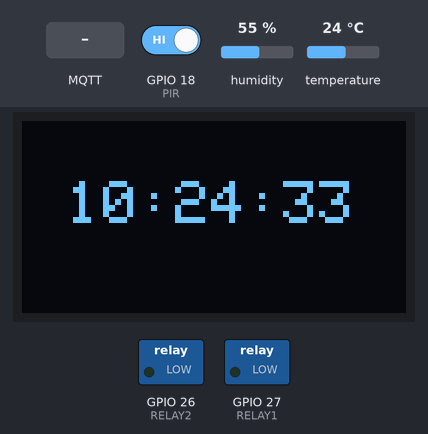
Recording of a program running on a simulated ESP32. On the bench: 128×64 one-colour display, switched loads named in the program (green lamp = pin HIGH). Inputs (shaded band) come from the test bench; at power-on: GPIO 18 (PIR) HIGH, humidity 55 %, temperature 24 °C. WiFi joins after 1.5 s; servers stay silent unless stated; the display library's start-up logo is not drawn; network time is answered at once with the bench clock; the local clock reads 2024-03-15 10:24:30 at power-on unless the program sets it; random numbers use the default seed unless the program sets one; no MQTT or app messages arrive unless stated; what the program prints to the serial monitor is not drawn. At 13.9 s the program puts the board to deep sleep or switches it off; the recording ends there.

Above: at 3.7 s.
3.8 s: MQTT message "1" arrives on the first subscribed topic
At 4.9 s:
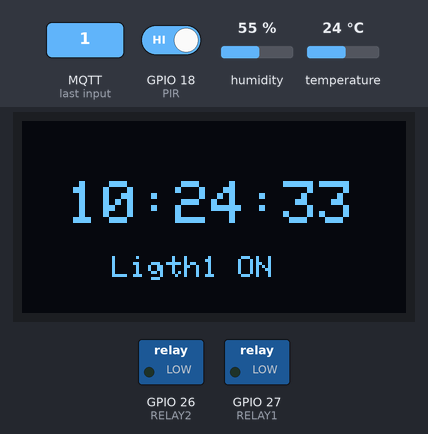
9.8 s: MQTT message "0" arrives on the first subscribed topic
At 10.6 s:
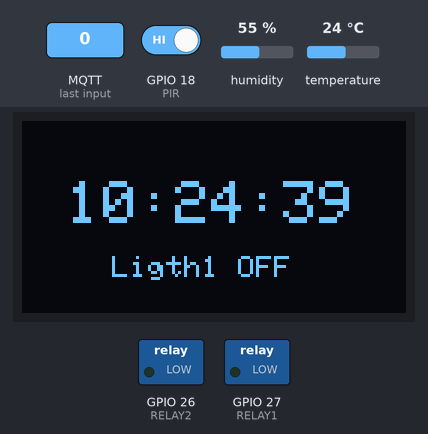
12.3 s: MQTT message "4" arrives on the first subscribed topic
At 13.1 s:
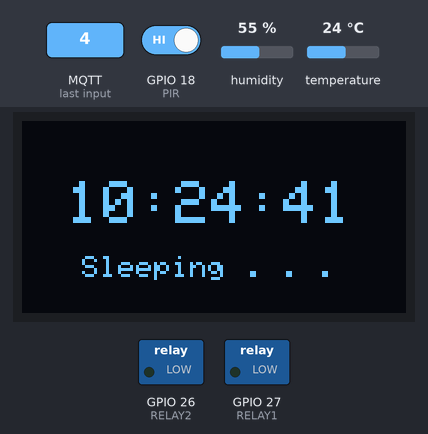
Timing chart, 0 to 13.9 s (numbered marks = the images above; inputs shaded):
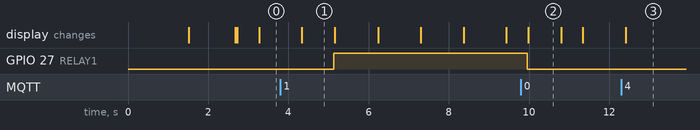

Measured:
- after the input at 3.8 s, GPIO 27 (RELAY1): LOW → HIGH after 1.3 s
- after the input at 9.8 s, GPIO 27 (RELAY1): HIGH → LOW after 0.16 s
- what the display in image 1 shows lasts 0.9 s, from 4.3 s to 5.2 s

The program:

main.cpp
```cpp
#include <Arduino.h>
#include <WiFi.h>
#include <DHT.h>
#include <Adafruit_Sensor.h>
#include <PubSubClient.h>
#include <NTPClient.h>
#include <Adafruit_SSD1306.h>
#include <Adafruit_GFX.h>


//**************************************
//*********** MQTT CONFIG **************
//**************************************
const char *mqtt_server = "34.121.87.245";
const int mqtt_port = 1883;
const char *mqtt_user = "admin";
const char *mqtt_pass = "public";
const char *root_topic_subscribe = "topic/input";
const char *move_topic_subscribe = "topic/movement";
const char *sleep_topic_subscribe = "topic/sleep";
const char *root_topic_publish = "topic/output";
const char *temp_topic_publish = "topic/temperature";
const char *humd_topic_publish = "topic/humidity";


//**************************************
//*********** TIME ZONE ****************
//**************************************
#define NTP_OFFSET  -21600 // In seconds
#define NTP_INTERVAL 60 * 1000    // In miliseconds
#define NTP_ADDRESS  "1.mx.pool.ntp.org"


//**************************************
//*********** SLEEP CONF ***************
//**************************************
#define DEEP_SLEEP_TIME 10

WiFiUDP ntpUDP;

NTPClient timeClient(ntpUDP, NTP_ADDRESS, NTP_OFFSET, NTP_INTERVAL);
//**************************************
//*********** WIFICONFIG ***************
//**************************************
const char* ssid = "ARRIS-B8C2";
const char* password =  "AB537588D46344A4";


//const char* ssid = "Students";
//const char* password =  "P0l1t3cn1c4.b1s";


//**************************************
//*********** GLOBALES   ***************
//**************************************
WiFiClient espClient;
PubSubClient client(espClient);
char msg[25];
//DHT11 messages
char msg_humd[5];
char msg_temp[5];
char msg_rel1[2];
char msg_rel2[2];

long count=0;
long lastMsg = 0;

//Pulse rate
const int PulsePin = 15;

//***********  RELAYS ******************
//*************PINES********************
const int RELAY1 = 27;
const int RELAY2 = 26;

//*********** SENSORS ******************
//*************PINES********************

const int PIR = 18;
const int DHTPin = 4;

#define DHTTYPE DHT11

//************** OLED ******************
//************* SCREEN******************
#define SCREEN_WIDTH 128 // OLED display width, in pixels
#define SCREEN_HEIGHT 64 // OLED display height, in pixels

// Declaration for an SSD1306 display connected to I2C (SDA, SCL pins)
#define OLED_RESET     -1 // Reset pin # (or -1 if sharing Arduino reset pin)
Adafruit_SSD1306 display(SCREEN_WIDTH, SCREEN_HEIGHT, &Wire, OLED_RESET);


//************************
//** F U N C I O N E S ***
//************************
void callback(char* topic, byte* payload, unsigned int length);
void reconnect();
void setup_wifi();
void printLocalTime();
void goToDeepSleep();

//************************
//** P U L S E R A T E ***
//******INTERRUPT*********
/*
volatile int BPM;
volatile int Signal;
volatile int IBI = 600;
volatile boolean Pulse = false;
volatile boolean QS = false;*/

//*************DHT11***********
DHT dht(DHTPin, DHTTYPE);

void setup() {

  Serial.begin(9600);
  setup_wifi();
  client.setServer(mqtt_server, mqtt_port);
  client.setCallback(callback);


  pinMode(PulsePin, INPUT);
  pinMode(RELAY1, OUTPUT);
  pinMode(RELAY2, OUTPUT);
  pinMode(DHTPin,INPUT);
  pinMode(PIR,INPUT_PULLUP);

   display.begin(SSD1306_SWITCHCAPVCC, 0x3C); // Address 0x3C for 128x32

  Serial.println("OLED begun");

  // Show image buffer on the display hardware.
  // Since the buffer is intialized with an Adafruit splashscreen
  // internally, this will display the splashscreen.
  display.display();
  delay(1000);

  // Clear the buffer.
  display.clearDisplay();
  display.display();

 timeClient.begin();
 dht.begin();
 //interruptSetup();
}

void loop() {

	if (!client.connected()) {
	  	client.subscribe(root_topic_subscribe);
		reconnect();
	}

    else  {
    String str = "La cuenta es -> " + String(count);
    str.toCharArray(msg,25);
    client.publish(root_topic_publish,msg);
    count++;
    delay(300);
  }
  client.loop();


	//Time zone
	display.clearDisplay();

	timeClient.update();
	String formattedTime = timeClient.getFormattedTime();

  display.setTextSize(2);
  display.setTextColor(SSD1306_WHITE);
  display.setCursor(15,20);
  display.print(formattedTime);
  display.display(); // actually display all of the above


	//PIR SENSOR

    bool interPir = digitalRead(PIR);
	if(interPir){
    Serial.println("Presence detected");
	client.publish(move_topic_subscribe,"1");
	delay(200);
  }
  else {
	  client.publish(move_topic_subscribe,"0");
  }


	//read humidity
	float h = dht.readHumidity();
 	// Read temperature as Celsius (the default)
 	float t = dht.readTemperature();
	String str_h= String(h);
	String str_tem = String(t);


	Serial.print(h);
	Serial.print(t);

	str_h.toCharArray(msg_humd,5);
	str_tem.toCharArray(msg_temp,5);

	client.publish(temp_topic_publish,msg_temp);
	client.publish(humd_topic_publish,msg_humd);


	//sleep mode after 5 min


}


//*****************************
//***    CONEXION WIFI      ***
//*****************************
void setup_wifi(){
	delay(10);
	// Nos conectamos a nuestra red Wifi
	Serial.println();
	Serial.print("Conectando a ssid: ");
	Serial.println(ssid);

	WiFi.begin(ssid, password);

	while (WiFi.status() != WL_CONNECTED) {
		delay(500);
		Serial.print(".");
	}

	Serial.println("");
	Serial.println("Conectado a red WiFi!");
	Serial.println("Dirección IP: ");
	Serial.println(WiFi.localIP());
}


//*****************************
//***    CONEXION MQTT      ***
//*****************************

void reconnect() {

	while (!client.connected()) {
		Serial.print("Intentando conexión Mqtt...");
		// Creamos un cliente ID
		String clientId = "ESP32_GIL";
		clientId += String(random(0xffff), HEX);
		// Intentamos conectar
		if (client.connect(clientId.c_str(),mqtt_user,mqtt_pass)) {
			Serial.println("Conectado!");

      display.setTextSize(1);
      display.setTextColor(SSD1306_WHITE);
      display.setCursor(22,40);
      display.print("mqtt broker ");
      display.setCursor(20,40);
      display.print("conexion sucess");
      display.display(); // actually display all of the above

			client.subscribe(root_topic_subscribe);

			// Nos suscribimos
			if(client.subscribe(root_topic_subscribe)){

        Serial.println("Suscripcion ok");

      }else{
        Serial.println("fallo Suscripciión");
      }
		} else {
			Serial.print("falló :( con error -> ");
			Serial.print(client.state());
			Serial.println(" Intentamos de nuevo en 5 segundos");
			delay(5000);
		}
	}
}


//*****************************
//***       CALLBACK        ***
//*****************************

void callback(char* topic, byte* payload, unsigned int length){

char p[length + 1];
memcpy(p, payload, length);
p[length] = 0;

String msg(p);

    Serial.print("Changing output to ");
    if(msg == "1"){
      Serial.println("on");

      display.setTextSize(1);
      display.setTextColor(SSD1306_WHITE);
      display.setCursor(30,45);
      display.print("Ligth1 ON");

      display.display(); // actually display all of the above
        delay(800);
	  display.clearDisplay();
      digitalWrite(RELAY1, HIGH);
    }
    else if(msg == "0"){
      Serial.println("off");
      digitalWrite(RELAY1, LOW);
	    display.setTextSize(1);
      display.setTextColor(SSD1306_WHITE);
      display.setCursor(30,45);
      display.print("Ligth1 OFF");

      display.display(); // actually display all of the above
        delay(800);
	  display.clearDisplay();
    }
	else if(msg == "2"){
      Serial.println("on");
      digitalWrite(RELAY2, HIGH);

	  display.setTextSize(1);
      display.setTextColor(SSD1306_WHITE);
      display.setCursor(30,45);
      display.print("Ligth2 ON");

      display.display(); // actually display all of the above
        delay(800);
	  display.clearDisplay();
    }

	else if(msg == "3"){
      Serial.println("off");
      digitalWrite(RELAY2, LOW);


	  display.setTextSize(1);
      display.setTextColor(SSD1306_WHITE);
      display.setCursor(30,45);
      display.print("Ligth2 OFF");

      display.display(); // actually display all of the above
        delay(800);
	  display.clearDisplay();
    }

	else if(msg == "4"){
      Serial.println("Sleeping. . .");
      digitalWrite(RELAY2, LOW);


	  display.setTextSize(1);
      display.setTextColor(SSD1306_WHITE);
      display.setCursor(20,45);
      display.print("Sleeping . . .");

      display.display(); // actually display all of the above
        delay(1500);
	  display.clearDisplay();

		goToDeepSleep();
    }

  Serial.write(payload,length);
  Serial.println();


}

//*****************************
//***       SLEEP FUN       ***
//*****************************
void goToDeepSleep()
{
	esp_sleep_enable_timer_wakeup(15*60*1000000);
	esp_deep_sleep_start();
}
```
